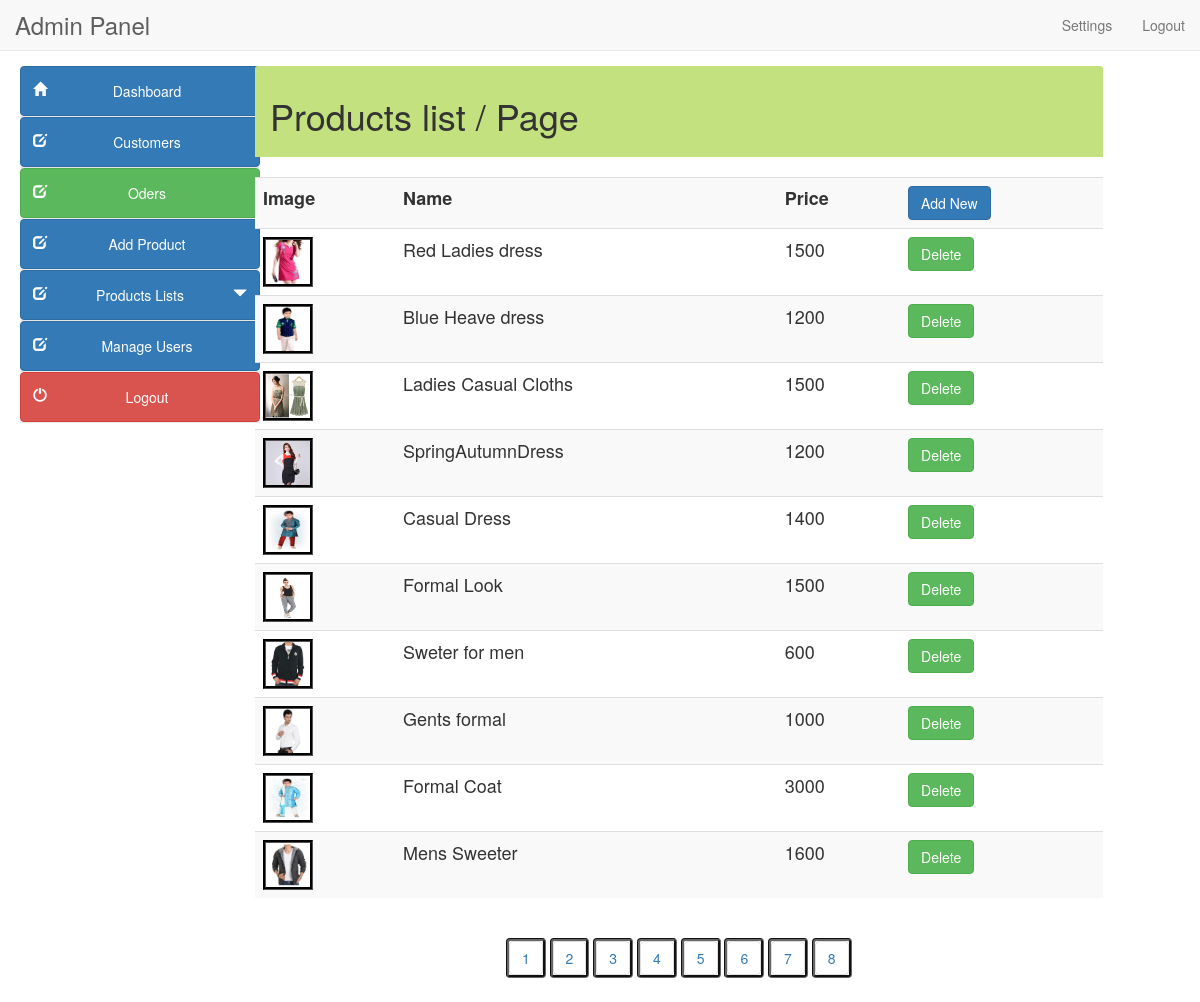
/admin/clothes_list.php, run on the app's committed database.
### tables this page shows
CREATE TABLE `products` (
  `product_id` int(100) NOT NULL,
  `product_cat` int(100) NOT NULL,
  `product_brand` int(100) NOT NULL,
  `product_title` varchar(255) NOT NULL,
  `product_price` int(100) NOT NULL,
  `product_desc` text NOT NULL,
  `product_image` text NOT NULL,
  `product_keywords` text NOT NULL
);

### admin/clothes_list.php (the view, shortened to what this page needs)
<?php
$page=$_GET['page'];
if($page=="" || $page=="1")
{
$page1=0;
}
else
{
$page1=($page*10)-10;
}
?>
<!DOCTYPE html>
<html lang="en">
<head>
<link href="style/css/bootstrap.min.css" rel="stylesheet">
<link href="style/css/k.css" rel="stylesheet">
</head>
<body>
  <?php include("include/header.php");?>
   	<div class="container-fluid main-container">
	<?php include("include/side_bar.php");?>
    <div class="col-md-9 content" style="margin-left:10px">
    <div class="panel-heading" style="background-color:#c4e17f">
	<h1>Products list / Page <?php echo $page;?> </h1></div><br>
<div class='table-responsive'>
<div style="overflow-x:scroll;">
<table class="table  table-hover table-striped" style="font-size:18px">
<tr><th>Image</th><th>Name</th><th>Price</th><th>
	<a class=" btn btn-primary" href="add_product.php">Add New</a></th></tr>
<?php
$result=mysqli_query($con,"select product_id,product_image, product_title,product_price from products  where  product_cat=2 or product_cat=3 or product_cat=4 Limit $page1,10")or die ("query 1 incorrect.....");
while(list($product_id,$image,$product_name,$price)=mysqli_fetch_array($result))
{
echo "<tr><td><img src='../product_images/$image' style='width:50px; height:50px; border:groove #000'></td><td>$product_name</td>
<td>$price</td>
<td>
<a class=' btn btn-success' href='clothes_list.php?product_id=$product_id&action=delete'>Delete</a>
</td></tr>";
}
?>
</table>
</div></div>
<nav align="center">
<?php
$paging=mysqli_query($con,"select product_id,product_image, product_title,product_price from products");
$count=mysqli_num_rows($paging);
$a=$count/10;
$a=ceil($a);
echo "<bt>";echo "<bt>";
for($b=1; $b<=$a;$b++)
{
?>
<ul class="pagination" style="border:groove #666">
<li><a class="label-info" href="clothes_list.php?page=<?php echo $b;?>"><?php echo $b." ";?></a></li></ul>
<?php
}
?>
</nav>
</div></div>
</body>
</html>

### admin/style/css/k.css (style rules this page uses)
.main-container { background: #FFF; padding-top: 15px; margin-top: -20px; }

### data on the page
products: product_image (picture), product_title "Red Ladies dress", product_price "1500"
products: product_image (picture), product_title "Blue Heave dress", product_price "1200"
products: product_image (picture), product_title "Ladies Casual Cloths", product_price "1500"
products: product_image (picture), product_title "SpringAutumnDress", product_price "1200"
products: product_image (picture), product_title "Casual Dress", product_price "1400"
products: product_image (picture), product_title "Formal Look", product_price "1500"
products: product_image (picture), product_title "Sweter for men", product_price "600"
products: product_image (picture), product_title "Gents formal", product_price "1000"
products: product_image (picture), product_title "Formal Coat", product_price "3000"
products: product_image (picture), product_title "Mens Sweeter", product_price "1600"
